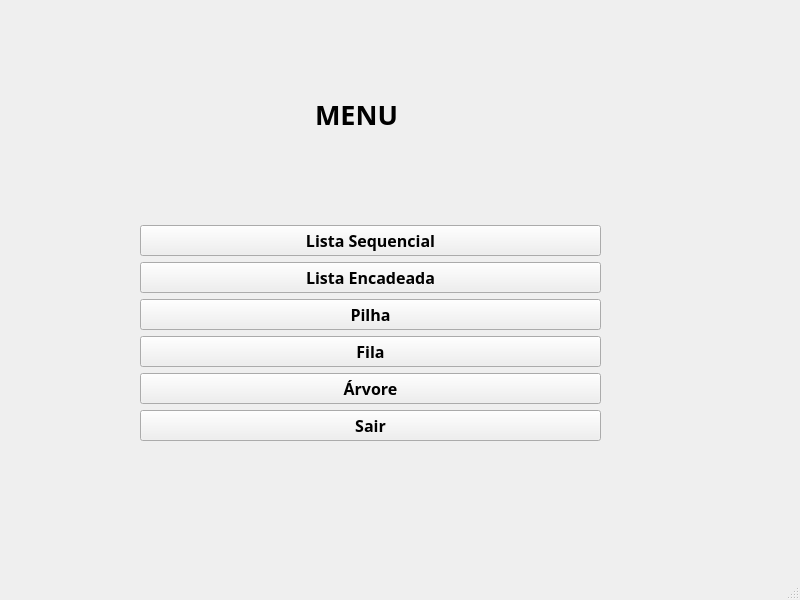
<?xml version="1.0" encoding="UTF-8"?>
<ui version="4.0">
 <class>MainWindow</class>
 <widget class="QMainWindow" name="MainWindow">
  <property name="geometry">
   <rect>
    <x>0</x>
    <y>0</y>
    <width>800</width>
    <height>600</height>
   </rect>
  </property>
  <property name="windowTitle">
   <string>MainWindow</string>
  </property>
  <widget class="QWidget" name="centralwidget">
   <widget class="QWidget" name="verticalLayoutWidget">
    <property name="geometry">
     <rect>
      <x>140</x>
      <y>10</y>
      <width>461</width>
      <height>431</height>
     </rect>
    </property>
    <property name="font">
     <font>
      <family>Bahnschrift SemiBold</family>
      <pointsize>12</pointsize>
      <bold>true</bold>
     </font>
    </property>
    <layout class="QVBoxLayout" name="verticalLayout">
     <item>
      <widget class="QLabel" name="label">
       <property name="font">
        <font>
         <family>Bahnschrift SemiBold</family>
         <pointsize>20</pointsize>
         <bold>true</bold>
        </font>
       </property>
       <property name="text">
        <string>MENU</string>
       </property>
       <property name="indent">
        <number>175</number>
       </property>
      </widget>
     </item>
     <item>
      <widget class="QPushButton" name="pushButton_2">
       <property name="font">
        <font>
         <family>Bahnschrift SemiBold</family>
         <pointsize>12</pointsize>
         <bold>true</bold>
        </font>
       </property>
       <property name="mouseTracking">
        <bool>false</bool>
       </property>
       <property name="text">
        <string>Lista Sequencial</string>
       </property>
      </widget>
     </item>
     <item>
      <widget class="QPushButton" name="pushButton_3">
       <property name="font">
        <font>
         <family>Bahnschrift SemiBold</family>
         <pointsize>12</pointsize>
         <bold>true</bold>
        </font>
       </property>
       <property name="text">
        <string>Lista Encadeada</string>
       </property>
      </widget>
     </item>
     <item>
      <widget class="QPushButton" name="pushButton_4">
       <property name="font">
        <font>
         <family>Bahnschrift SemiBold</family>
         <pointsize>12</pointsize>
         <bold>true</bold>
        </font>
       </property>
       <property name="text">
        <string>Pilha</string>
       </property>
      </widget>
     </item>
     <item>
      <widget class="QPushButton" name="pushButton">
       <property name="font">
        <font>
         <family>Bahnschrift SemiBold</family>
         <pointsize>12</pointsize>
         <bold>true</bold>
        </font>
       </property>
       <property name="text">
        <string>Fila</string>
       </property>
      </widget>
     </item>
     <item>
      <widget class="QPushButton" name="pushButton_5">
       <property name="font">
        <font>
         <family>Bahnschrift SemiBold</family>
         <pointsize>12</pointsize>
         <bold>true</bold>
        </font>
       </property>
       <property name="text">
        <string>Árvore</string>
       </property>
      </widget>
     </item>
     <item>
      <widget class="QPushButton" name="pushButton_6">
       <property name="font">
        <font>
         <family>Bahnschrift SemiBold</family>
         <pointsize>12</pointsize>
         <bold>true</bold>
        </font>
       </property>
       <property name="text">
        <string>Sair</string>
       </property>
      </widget>
     </item>
    </layout>
   </widget>
  </widget>
  <widget class="QMenuBar" name="menubar">
   <property name="geometry">
    <rect>
     <x>0</x>
     <y>0</y>
     <width>800</width>
     <height>31</height>
    </rect>
   </property>
  </widget>
  <widget class="QStatusBar" name="statusbar"/>
 </widget>
 <resources/>
 <connections>
  <connection>
   <sender>pushButton_6</sender>
   <signal>clicked()</signal>
   <receiver>MainWindow</receiver>
   <slot>close()</slot>
   <hints>
    <hint type="sourcelabel">
     <x>426</x>
     <y>465</y>
    </hint>
    <hint type="destinationlabel">
     <x>461</x>
     <y>517</y>
    </hint>
   </hints>
  </connection>
 </connections>
</ui>
